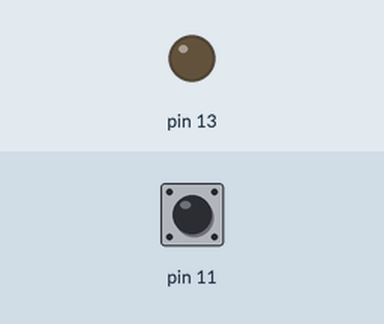
This sketch was run on a simulated Arduino Uno, built with avr-gcc and run on an emulated ATmega328P. On the bench: output pins drawn as LEDs (lit = HIGH). The test bench sets the inputs (shaded band); at power-on: pin 11 HIGH. What the sketch prints to the serial monitor is not drawn.

Above: at 2.2 s.
2.3 s: pin 11 pulled LOW for 0.15 s
At 2.38 s:
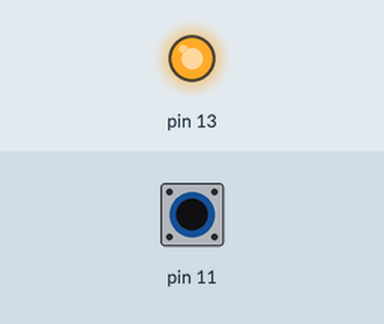
3.9 s: pin 11 pulled LOW for 3.2 s
At 8.3 s:
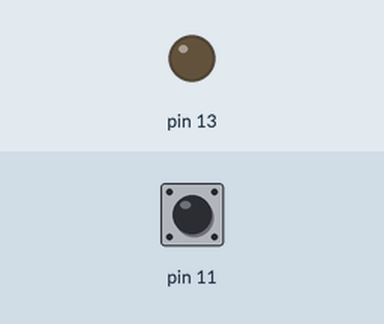
Timing chart, 0 to 9.8 s (numbered marks = the images above; inputs shaded):
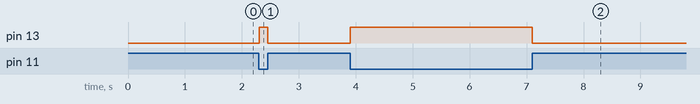

Measured:
- after the input at 2.3 s, pin 13: LOW → HIGH at once, → LOW 0.15 s later
- after the input at 3.9 s, pin 13: LOW → HIGH at once, → LOW 3.2 s later

The sketch:

Push_Button.ino
```cpp
byte data;
void setup(){
 Serial.begin(9600);
 pinMode(11,INPUT_PULLUP);
 pinMode(13,OUTPUT);
    delay(1000);

}
void loop(){
  data=digitalRead(11);

  Serial.println(data);

  if(data==0){
        digitalWrite(13,HIGH);
    }else{
        digitalWrite(13,LOW);
    }

}
// Jangan lupa subscribe nya
// Badar Teknog
// video pembahasanhttps://youtu.be/Heeir4xSBwQ
```
